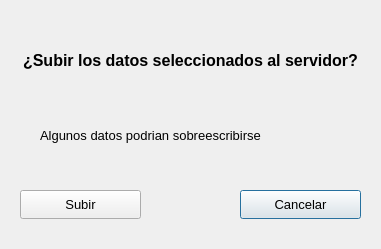
<?xml version="1.0" encoding="UTF-8"?>
<ui version="4.0">
 <class>Subir</class>
 <widget class="QDialog" name="Subir">
  <property name="geometry">
   <rect>
    <x>0</x>
    <y>0</y>
    <width>381</width>
    <height>249</height>
   </rect>
  </property>
  <property name="windowTitle">
   <string>Dialog</string>
  </property>
  <widget class="QPushButton" name="cancelar">
   <property name="geometry">
    <rect>
     <x>240</x>
     <y>190</y>
     <width>121</width>
     <height>29</height>
    </rect>
   </property>
   <property name="font">
    <font>
     <pointsize>10</pointsize>
    </font>
   </property>
   <property name="text">
    <string>Cancelar</string>
   </property>
  </widget>
  <widget class="QPushButton" name="subir">
   <property name="geometry">
    <rect>
     <x>20</x>
     <y>190</y>
     <width>121</width>
     <height>29</height>
    </rect>
   </property>
   <property name="font">
    <font>
     <pointsize>10</pointsize>
    </font>
   </property>
   <property name="text">
    <string>Subir</string>
   </property>
  </widget>
  <widget class="QLabel" name="label_91">
   <property name="geometry">
    <rect>
     <x>20</x>
     <y>30</y>
     <width>341</width>
     <height>61</height>
    </rect>
   </property>
   <property name="font">
    <font>
     <pointsize>12</pointsize>
     <bold>true</bold>
    </font>
   </property>
   <property name="text">
    <string>¿Subir los datos seleccionados al servidor?</string>
   </property>
   <property name="alignment">
    <set>Qt::AlignCenter</set>
   </property>
   <property name="wordWrap">
    <bool>true</bool>
   </property>
  </widget>
  <widget class="QLabel" name="label">
   <property name="geometry">
    <rect>
     <x>40</x>
     <y>120</y>
     <width>321</width>
     <height>31</height>
    </rect>
   </property>
   <property name="font">
    <font>
     <pointsize>10</pointsize>
    </font>
   </property>
   <property name="text">
    <string>Algunos datos podrian sobreescribirse</string>
   </property>
  </widget>
 </widget>
 <resources/>
 <connections/>
</ui>
